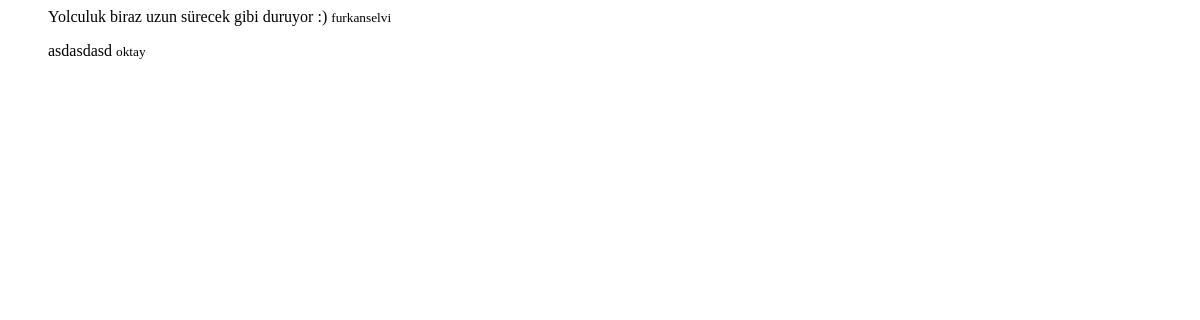
Page /comments/1/ on the earlier database version.
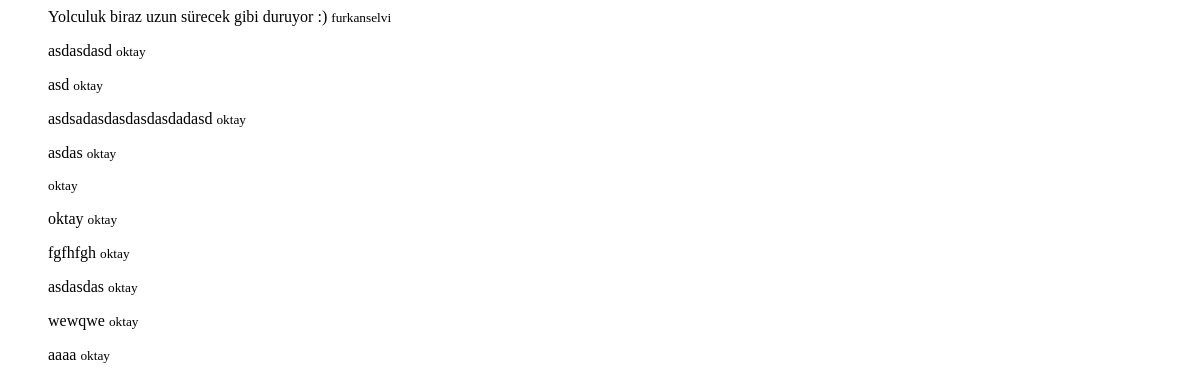
Same page on the later database version.
### activities/models.py (models this page shows, shortened)
class Review(models.Model):
    user= models.ForeignKey(settings.AUTH_USER_MODEL,related_name="added_review")
    activity = models.ForeignKey(Activity)
    comment = models.TextField(blank=True,null=True)

### activities/views.py (the view)
# urls.py: url(r'^comments/(?P<id>[0-9]+)/$', activity_comment, name='comments'),
def activity_comment(request,id):
    return render(
        request,
        "comments.html",
        {
            "activity": get_object_or_404(Activity,id=id),
        }
    )

### activities/models.py (called while the page is built)
    def get_queryset(self):
        gets=super(ActivityManager,self).get_queryset()
        return gets.filter(user__is_active=True)

    def review_count(self):
        return self.review_set.count()

### templates/comments.html
{% if activity.review_count > 0 %}
        {% for review in activity.review_set.all %}
        <blockquote>
            {{ review.comment }}
            <small>
                {{ review.user.username }}
            </small>
        </blockquote>
        {% endfor %}
    {% endif %}

Differences in the rows shown:
added Review: comment "asd", user.username "oktay"
added Review: comment "asdsadasdasdasdasdadasd", user.username "oktay"
added Review: comment "asdas", user.username "oktay"
added Review: user.username "oktay"
added Review: comment "oktay", user.username "oktay"
added Review: comment "fgfhfgh", user.username "oktay"
added Review: comment "asdasdas", user.username "oktay"
added Review: comment "wewqwe", user.username "oktay"
added Review: comment "aaaa", user.username "oktay"
